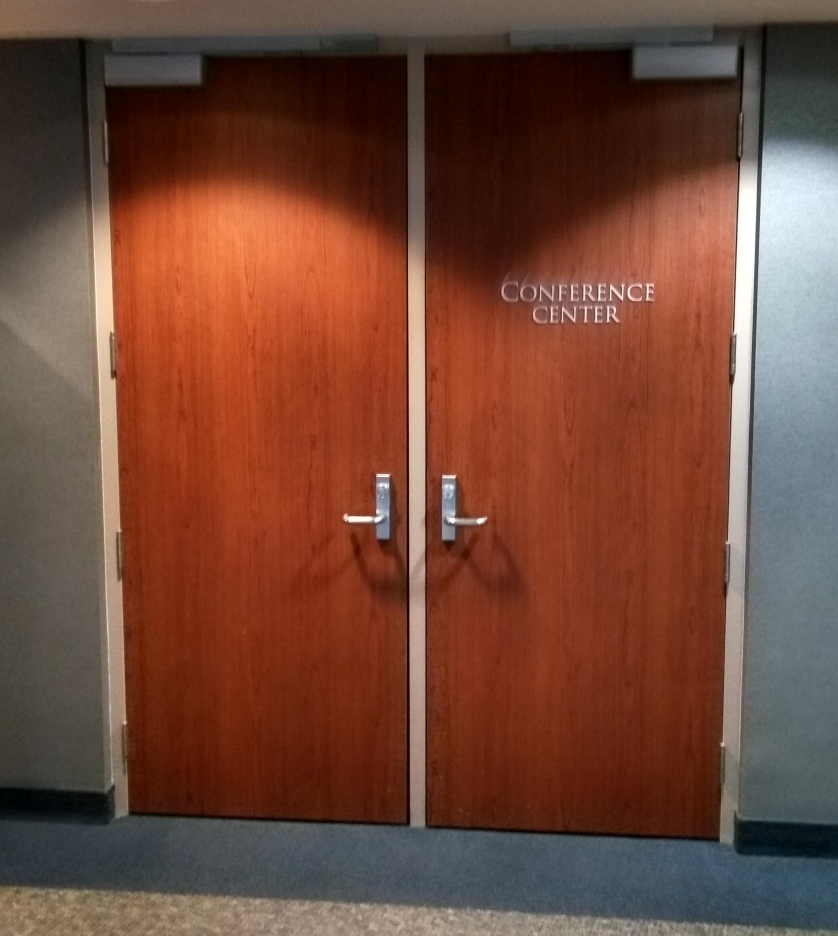
#> input picture door.jpg, 2514 x 2806 px (shown at 1/3 size)
$ python test_resize.py
#> lines starting #> are read from the running program, lines starting #| are printed output that depends on the picture
import cv2

import numpy as np

import math

original_img =cv2.imread(r"door.jpg")
#> original_img is the input picture: shape (2806, 2514, 3); mean B, G, R 57, 71.9, 113.7

resized = cv2.resize(original_img, (640, 480))
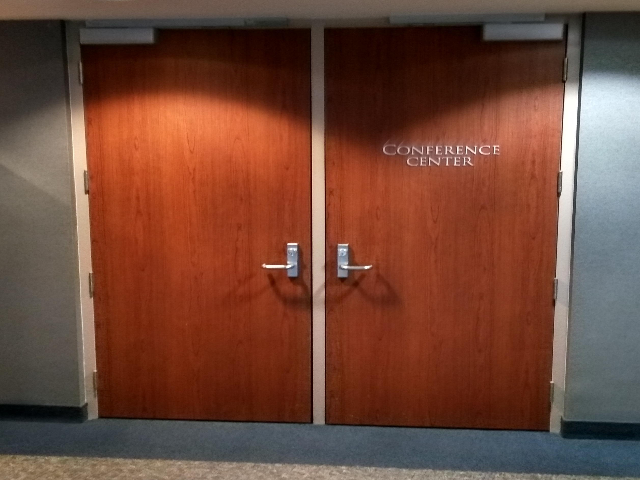
#> resized: shape (480, 640, 3); mean B, G, R 56.9, 71.8, 113.6

grey = cv2.cvtColor(resized, cv2.COLOR_BGR2GRAY)
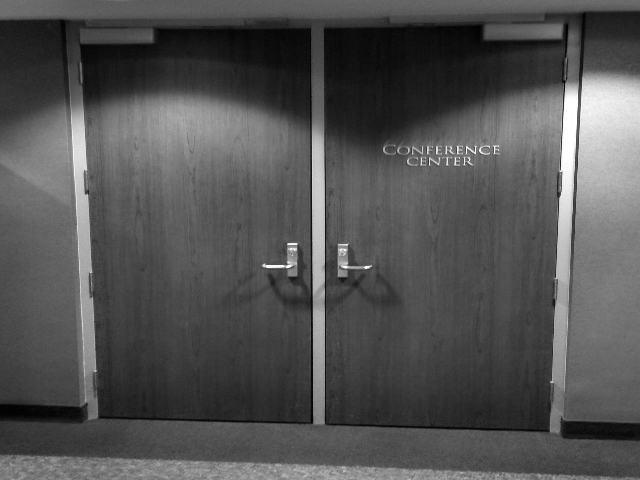
#> grey: shape (480, 640); min 0, max 255, mean 82.6
gaussian = cv2.GaussianBlur(grey, (5,5), 0.8)

fast = cv2.FastFeatureDetector_create()

kp = fast.detect(gaussian,None)
#> kp = 405 keypoints; strongest (x, y, size): (264, 265, 7), (295, 243, 7), (288, 243, 7), (346, 244, 7)

# # find and draw the keypoints
# kp = fast.detect(gaussian,None)

reduced_points = []
for i in range (0, len(kp) - 1):
	for j in range (i + 1, len(kp)):
		point1 = kp[i].pt
		point2 = kp[j].pt
		dist = math.sqrt( pow((point1[0] - point2[0]), 2 ) + pow((point1[1] - point2[1]), 2 ))
		if(dist < 10.0):
			if kp[j] not in reduced_points:
				reduced_points.append(kp[j])
#> after the loop, reduced_points = 309 keypoints; strongest (x, y, size): (295, 243, 7), (288, 243, 7), (346, 244, 7), (294, 249, 7)

d = 800

# # print len(kp)
# kp= []
# for i in range (0,10):
# 	kp.append(i)

# for i in range (0, len(kp) - 3):
# 	for j in range (i + 1, len(kp) - 2):
# 		for k in range (j + 1, len(kp) - 1):
# 			for l in range (k + 1, len(kp)):
# 				# point1 = kp[i].pt
# 				# point2 = kp[j].pt
# 				# point3 = kp[k].pt
# 				# point4 = kp[l].pt

# 				print kp[l]
# # 				# siz12 = math.sqrt( pow((point1[0] - point2[0]), 2 ) + pow((point1[1] - point2[1]), 2 ))
# 				# siz12 = siz12 / d

# 				# print siz12

for i in reduced_points:
#> (the run stopped early here; a loop or call above may not have finished)

$ run again, with example2.jpg copied over door.jpg
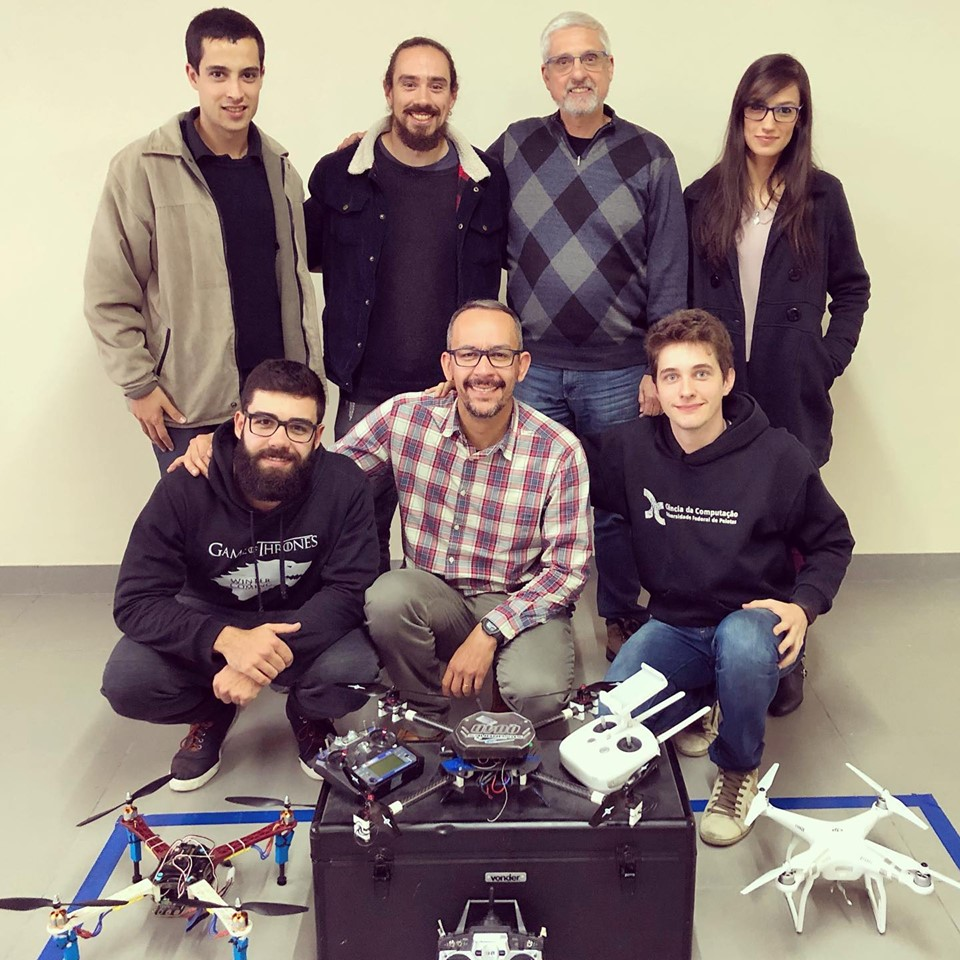
#> input picture example2.jpg, 960 x 960 px
#> original_img is the input picture: shape (960, 960, 3); mean B, G, R 120.9, 125.7, 140.5
#> `resized = cv2.resize(original_img, (640, 480))`:
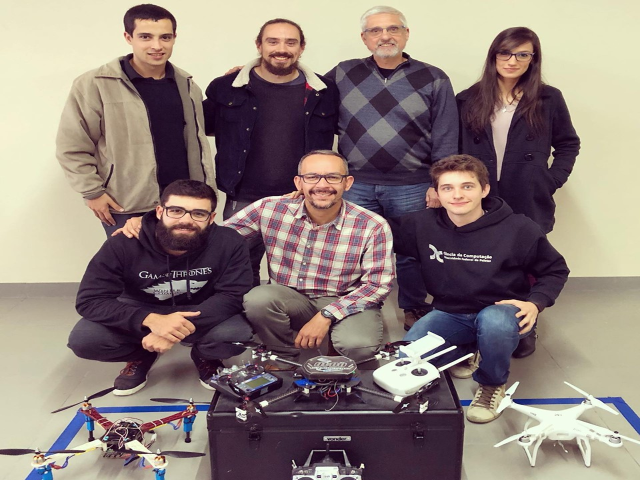
#> resized: shape (480, 640, 3); mean B, G, R 121, 125.7, 140.5
#> `grey = cv2.cvtColor(resized, cv2.COLOR_BGR2GRAY)`:
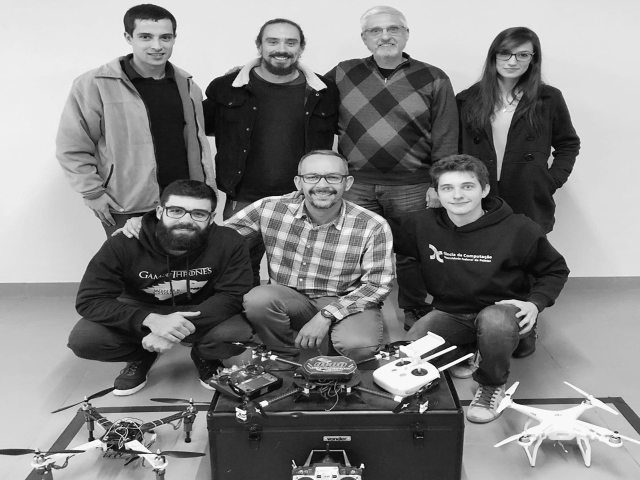
#> grey: shape (480, 640); min 4, max 253, mean 129.6
#> kp = 3045 keypoints; strongest (x, y, size): (454, 347, 7), (362, 465, 7), (325, 86, 7), (421, 411, 7)
#> after the loop `for i in range (0, len(kp) - 1):`: reduced_points = 2802 keypoints; strongest (x, y, size): (454, 347, 7), (325, 86, 7), (421, 411, 7), (431, 257, 7)

$ run again, with example3.jpg copied over door.jpg
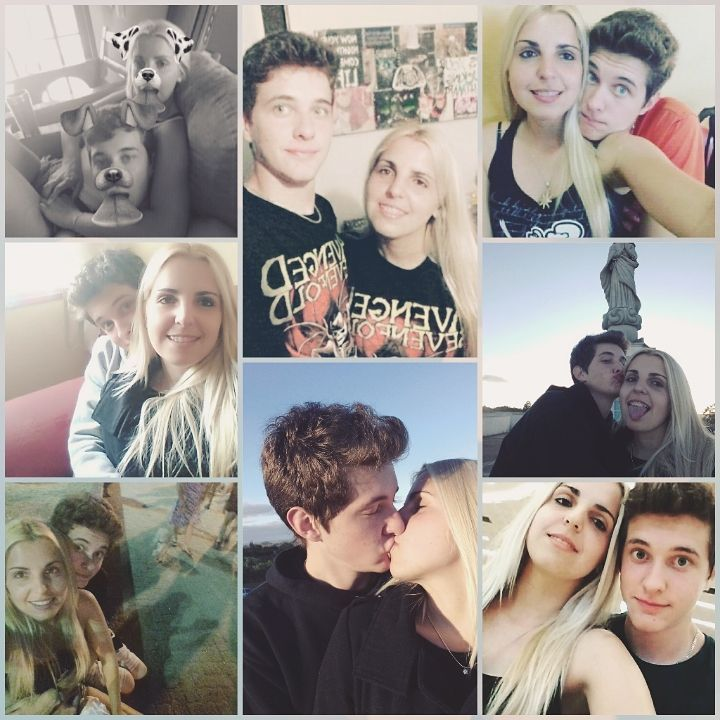
#> input picture example3.jpg, 720 x 720 px
#> original_img is the input picture: shape (720, 720, 3); mean B, G, R 141, 146, 152.9
#> `resized = cv2.resize(original_img, (640, 480))`:
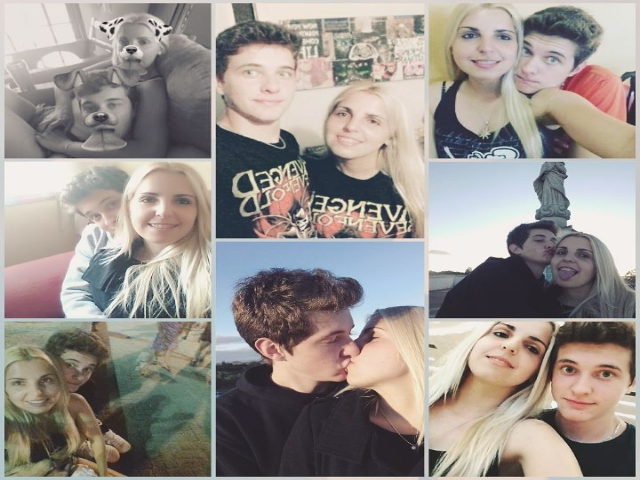
#> resized: shape (480, 640, 3); mean B, G, R 140.9, 145.8, 152.8
#> `grey = cv2.cvtColor(resized, cv2.COLOR_BGR2GRAY)`:
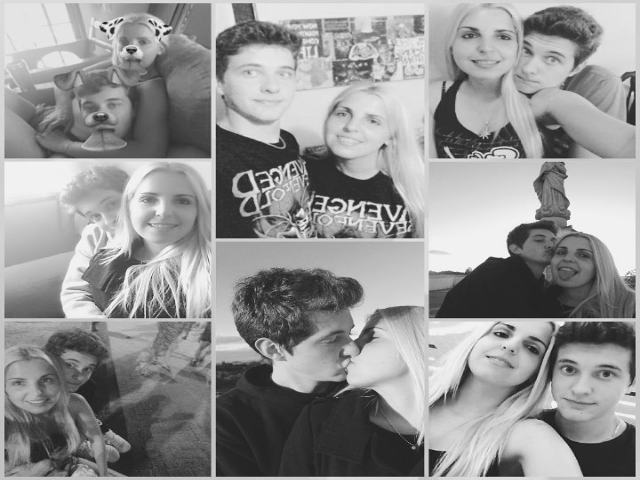
#> grey: shape (480, 640); min 22, max 251, mean 147.4
#> kp = 3035 keypoints; strongest (x, y, size): (327, 198, 7), (112, 32, 7), (508, 255, 7), (393, 214, 7)
#> after the loop `for i in range (0, len(kp) - 1):`: reduced_points = 2726 keypoints; strongest (x, y, size): (327, 198, 7), (112, 32, 7), (508, 255, 7), (393, 214, 7)
